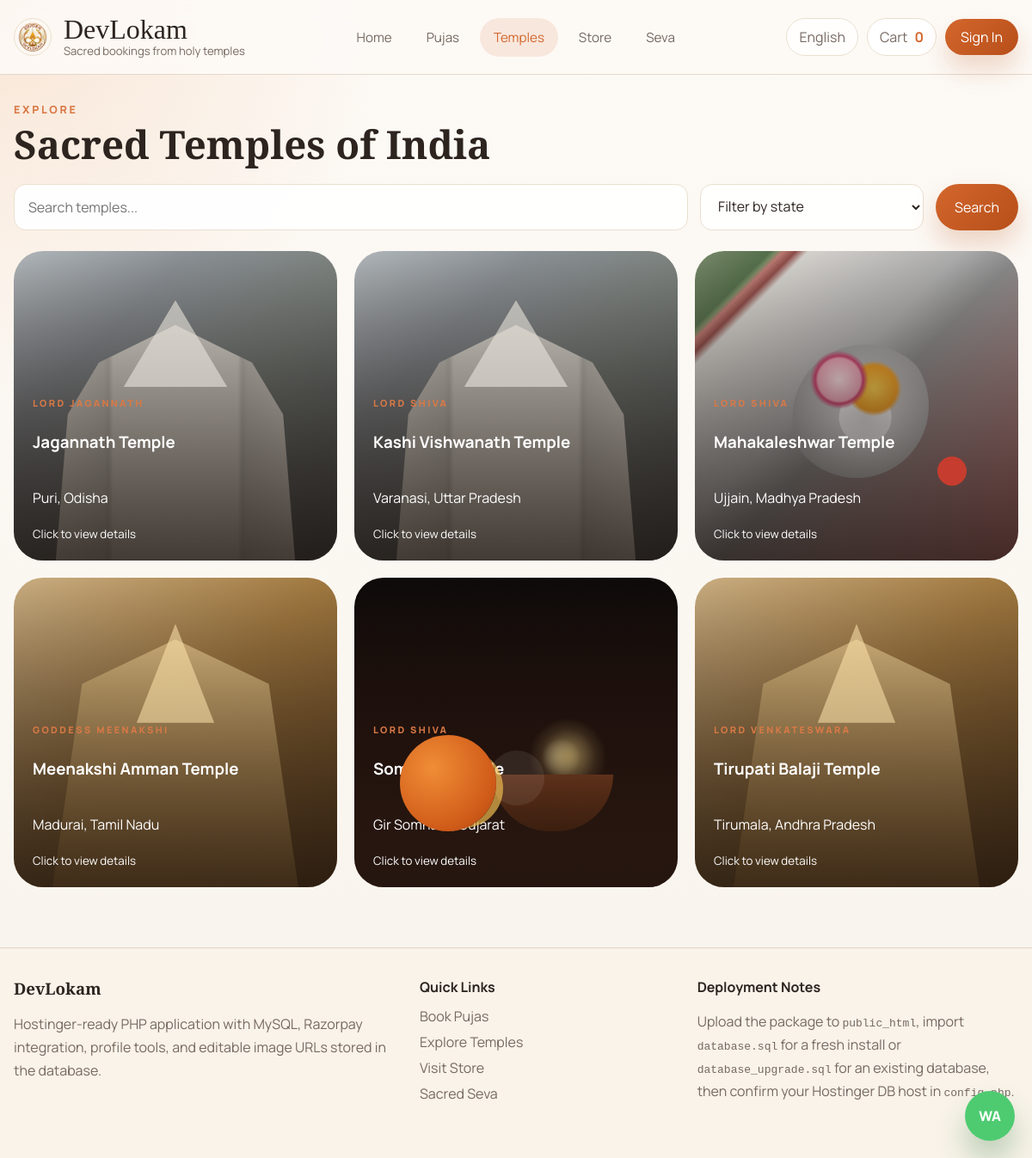
Screenshot of /temples with the database file from the repository.
### tables this page shows
CREATE TABLE IF NOT EXISTS temples (
    id INT UNSIGNED AUTO_INCREMENT PRIMARY KEY,
    name VARCHAR(180) NOT NULL,
    slug VARCHAR(180) NOT NULL UNIQUE,
    deity_primary VARCHAR(120) NOT NULL,
    deity_secondary VARCHAR(120) DEFAULT NULL,
    city VARCHAR(120) NOT NULL,
    state VARCHAR(120) NOT NULL,
    region_label VARCHAR(150) DEFAULT NULL,
    opening_hours VARCHAR(120) DEFAULT NULL,
    about_text TEXT,
    significance_text TEXT,
    image_theme VARCHAR(80) NOT NULL DEFAULT 'theme-temple-stone',
    image_url VARCHAR(255) DEFAULT NULL
);

### index.php (called while the page is built, shortened)
<?php
require __DIR__ . '/includes/bootstrap.php';
require __DIR__ . '/includes/views.php';
$route = app_route();
render_app($route);

### includes/bootstrap.php (called while the page is built, shortened)
<?php
function env_value(string $key, ?string $default = null): ?string
{
    $value = getenv($key);
    return $value === false ? $default : $value;
}
$configPath = __DIR__ . '/../config.php';
$sampleConfigPath = __DIR__ . '/../config.sample.php';
$appConfig = file_exists($configPath) ? require $configPath : require $sampleConfigPath;
function app_config(?string $key = null, mixed $default = null): mixed
{
    global $appConfig;
    return $appConfig[$key] ?? $default;
}
function app_url(string $path = ''): string
{
    $basePath = trim((string) app_config('base_path', ''), '/');
    $prefix = $basePath === '' ? '' : '/' . $basePath;
    $path = ltrim($path, '/');
    if ($path === '') {
        return $prefix === '' ? '/' : $prefix . '/';
    }
    return $prefix . '/' . $path;
}
function h(?string $value): string
{
    return htmlspecialchars((string) $value, ENT_QUOTES, 'UTF-8');
}
function db(): ?PDO
{
    static $pdo = false;
    if ($pdo !== false) {
        return $pdo;
    }
    $host = (string) app_config('db_host', '');
    $port = (string) app_config('db_port', '3306');
    $name = (string) app_config('db_name', '');
    $user = (string) app_config('db_user', '');
    $pass = (string) app_config('db_pass', '');
    try {
        $pdo = new PDO(
            "mysql:host={$host};port={$port};dbname={$name};charset=utf8mb4",
            $user,
            $pass,
            [
                PDO::ATTR_ERRMODE => PDO::ERRMODE_EXCEPTION,
                PDO::ATTR_DEFAULT_FETCH_MODE => PDO::FETCH_ASSOC,
            ]
        );
    } catch (Throwable $exception) {
        $pdo = null;
    }
    return $pdo;
}
function fetch_all(string $sql, array $params = []): array
{
    $pdo = db();
    $statement = $pdo->prepare($sql);
    $statement->execute($params);
    return $statement->fetchAll();
}
function all_temples(array $filters = []): array
{
    $sql = 'SELECT * FROM temples WHERE 1 = 1';
    $params = [];
    $sql .= ' ORDER BY name';
    return fetch_all($sql, $params);
}

### config.php (called while the page is built, shortened)
<?php
return [
    'app_name' => 'DevLokam',
    'base_path' => env_value('APP_BASE_PATH', ''),
    'db_host' => env_value('DB_HOST', 'localhost'),
    'db_port' => env_value('DB_PORT', '3306'),
    'db_name' => env_value('DB_NAME', 'devlokam'),
    'db_user' => env_value('DB_USER', 'root'),
    'db_pass' => env_value('DB_PASS', ''),
];

### includes/views.php (the view, shortened to what this page needs)
<?php
function theme_class(?string $theme): string
{
    $allowed = [
        'theme-diya',
        'theme-marigold',
        'theme-plate',
        'theme-temple-stone',
        'theme-temple-gold',
        'theme-sandalwood',
    ];
    return in_array($theme, $allowed, true) ? $theme : 'theme-marigold';
}
function active_nav(string $key, string $current): string
{
    return $key === $current ? 'nav-link is-active' : 'nav-link';
}
function media_style(?string $imageUrl): string
{
    if (!$imageUrl) {
        return '';
    }
    return ' style="background-image:url(\'' . h($imageUrl) . '\')"';
}
function media_classes(string $baseClass, ?string $theme, ?string $imageUrl): string
{
    $classes = [$baseClass, theme_class($theme)];
    return implode(' ', $classes);
}
function render_app(array $route): void
{
    $page = $route['page'];
    $user = current_user();
    $cartCount = cart_count();
    ?>
    <!DOCTYPE html>
    <html lang="en">
    <head>
        <link rel="stylesheet" href="<?= h(app_url('assets/css/app.css')) ?>">
    </head>
    <body>
    <div class="page-shell">
        <?php render_header($page, $user, $cartCount); ?>
        <main class="container">
            <?php
            switch ($page) {
                case 'temples':
                    render_temples();
                    break;
            }
            ?>
        </main>
        <?php render_footer(); ?>
        <a class="whatsapp-float" href="https://wa.me/919999999999" target="_blank" rel="noreferrer">WA</a>
    </div>
    </body>
    </html>
    <?php
}
function render_header(string $page, ?array $user, int $cartCount): void
{
    ?>
    <header class="site-header">
        <div class="container header-inner">
            <a class="brand" href="<?= h(app_url()) ?>">
                <img src="<?= h(app_url('assets/logo.png')) ?>" alt="Devlokam logo">
                <div>
                    <span class="brand-title">DevLokam</span>
                    <span class="brand-tag">Sacred bookings from holy temples</span>
                </div>
            </a>
            <nav class="main-nav">
                <a class="<?= h(active_nav('home', $page)) ?>" href="<?= h(app_url()) ?>">Home</a>
                <a class="<?= h(active_nav('pujas', $page)) ?>" href="<?= h(app_url('pujas')) ?>">Pujas</a>
                <a class="<?= h(active_nav('temples', $page)) ?>" href="<?= h(app_url('temples')) ?>">Temples</a>
                <a class="<?= h(active_nav('store', $page)) ?>" href="<?= h(app_url('store')) ?>">Store</a>
                <a class="<?= h(active_nav('seva', $page)) ?>" href="<?= h(app_url('services')) ?>">Seva</a>
            </nav>
            <div class="header-actions">
                <span class="pill subtle-pill">English</span>
                <a class="cart-pill" href="<?= h(app_url('cart')) ?>">Cart <strong><?= $cartCount ?></strong></a>
                <?php if ($user): ?>
                    <details class="user-menu">
                        <summary class="user-trigger">
                            <span class="avatar-mini"><?= h(strtoupper(substr((string) $user['full_name'], 0, 1))) ?></span>
                            <span><?= h($user['full_name']) ?></span>
                        </summary>
                        <div class="user-menu-panel">
                            <a href="<?= h(app_url('profile')) ?>">Profile</a>
                            <a href="<?= h(app_url('order-status')) ?>">Order Status</a>
                            <form method="post" action="<?= h(app_url()) ?>" class="menu-form">
                                <input type="hidden" name="_token" value="<?= h(csrf_token()) ?>">
                                <input type="hidden" name="action" value="logout">
                                <input type="hidden" name="redirect" value="<?= h(app_url()) ?>">
                                <button type="submit">Log Out</button>
                            </form>
                        </div>
                    </details>
                <?php else: ?>
                    <a class="btn btn-primary small-btn" href="<?= h(app_url('signin')) ?>">Sign In</a>
                <?php endif; ?>
            </div>
        </div>
    </header>
    <?php
}
function render_footer(): void
{
    ?>
    <footer class="site-footer">
        <div class="container footer-grid">
            <div>
                <h3>DevLokam</h3>
                <p>Hostinger-ready PHP application with MySQL, Razorpay integration, profile tools, and editable image URLs stored in the database.</p>
            </div>
            <div>
                <h4>Quick Links</h4>
                <a href="<?= h(app_url('pujas')) ?>">Book Pujas</a>
                <a href="<?= h(app_url('temples')) ?>">Explore Temples</a>
                <a href="<?= h(app_url('store')) ?>">Visit Store</a>
                <a href="<?= h(app_url('services')) ?>">Sacred Seva</a>
            </div>
            <div>
                <h4>Deployment Notes</h4>
                <p>Upload the package to <code>public_html</code>, import <code>database.sql</code> for a fresh install or <code>database_upgrade.sql</code> for an existing database, then confirm your Hostinger DB host in <code>config.php</code>.</p>
            </div>
        </div>
    </footer>
    <?php
}
    ?>
    <?php
function render_temples(): void
{
    $selectedState = is_string($_GET['state'] ?? null) ? $_GET['state'] : '';
    $selectedSearch = is_string($_GET['search'] ?? null) ? $_GET['search'] : '';
    $temples = all_temples(['state' => $selectedState, 'search' => $selectedSearch]);
    ?>
    <section class="section-block compact-top">
        <span class="eyebrow">Explore</span>
        <h1 class="page-title left-title">Sacred Temples of India</h1>
        <form class="filter-bar" method="get" action="<?= h(app_url('temples')) ?>">
            <input type="text" name="search" value="<?= h($selectedSearch) ?>" placeholder="Search temples...">
            <select name="state">
                <option value="">Filter by state</option>
            </select>
            <button class="btn btn-primary" type="submit">Search</button>
        </form>
        <div class="card-grid three-col">
            <?php foreach ($temples as $temple): ?>
                <a class="<?= h(media_classes('temple-card temple-large', $temple['image_theme'] ?? null, $temple['image_url'] ?? null)) ?>" href="<?= h(app_url('temples?temple=' . urlencode($temple['slug']))) ?>"<?= media_style($temple['image_url'] ?? null) ?>>
                    <div class="temple-overlay">
                        <span class="eyebrow small-eyebrow"><?= h($temple['deity_primary']) ?></span>
                        <h3><?= h($temple['name']) ?></h3>
                        <p><?= h($temple['city']) ?>, <?= h($temple['state']) ?></p>
                        <small>Click to view details</small>
                    </div>
                </a>
            <?php endforeach; ?>
        </div>
    </section>
    <?php
}
    ?>

### rows the page displays
temples: deity_primary "LORD JAGANNATH", name "Jagannath Temple", city "Puri", state "Odisha"
temples: deity_primary "LORD SHIVA", name "Kashi Vishwanath Temple", city "Varanasi", state "Uttar Pradesh"
temples: deity_primary "LORD SHIVA", name "Mahakaleshwar Temple", city "Ujjain", state "Madhya Pradesh"
temples: deity_primary "GODDESS MEENAKSHI", name "Meenakshi Amman Temple", city "Madurai", state "Tamil Nadu"
temples: deity_primary "LORD SHIVA", name "Somnath Temple", city "Gir Somnath", state "Gujarat"
temples: deity_primary "LORD VENKATESWARA", name "Tirupati Balaji Temple", city "Tirumala", state "Andhra Pradesh"

### other values shown
$cartCount "0"
